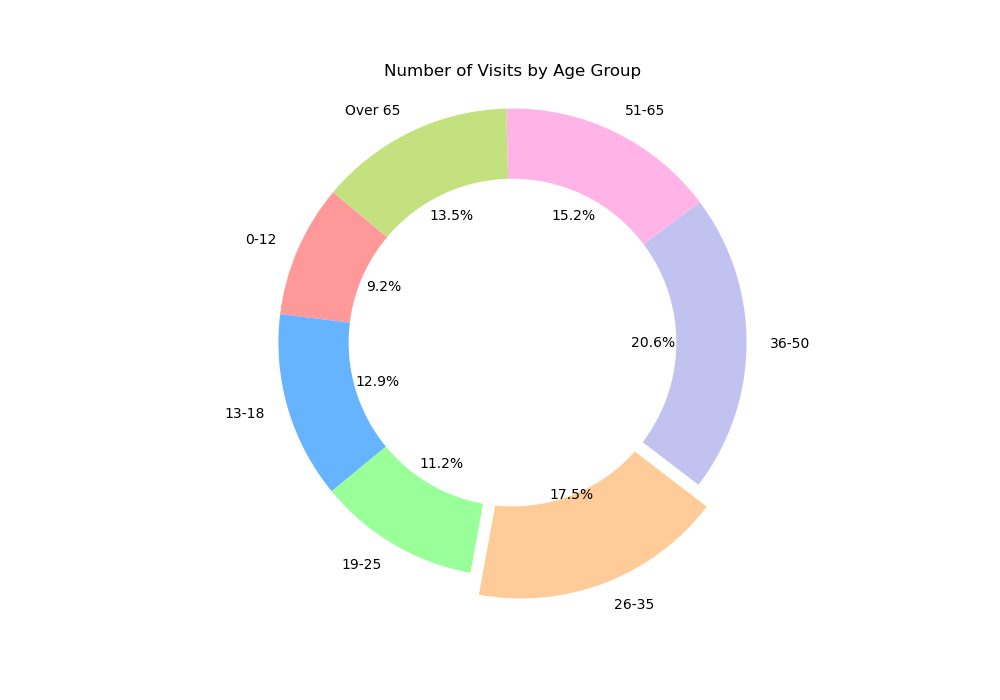

The script that drew this image:

import matplotlib.pyplot as plt

# Data from your table
age_groups = ['0-12', '13-18', '19-25', '26-35', '36-50', '51-65', 'Over 65']
visits = [320, 450, 390, 610, 720, 530, 470]

# Defining colors for each age group
colors = ['#ff9999','#66b3ff','#99ff99','#ffcc99','#c2c2f0','#ffb3e6', '#c4e17f']

# Exploding the '26-35' age group
explode = (0, 0, 0, 0.1, 0, 0, 0)  # only "explode" the 4th slice (i.e., '26-35')

# Create a pie chart
plt.figure(figsize=(10, 7))  # Set the figure size
plt.pie(visits, labels=age_groups, colors=colors, autopct='%1.1f%%', startangle=140, explode=explode)

# Draw a circle at the center to make it a donut chart
centre_circle = plt.Circle((0,0),0.70,fc='white')
fig = plt.gcf()
fig.gca().add_artist(centre_circle)

# Equal aspect ratio ensures that pie is drawn as a circle.
plt.axis('equal')  

plt.title('Number of Visits by Age Group')

# Show the plot
plt.show()
